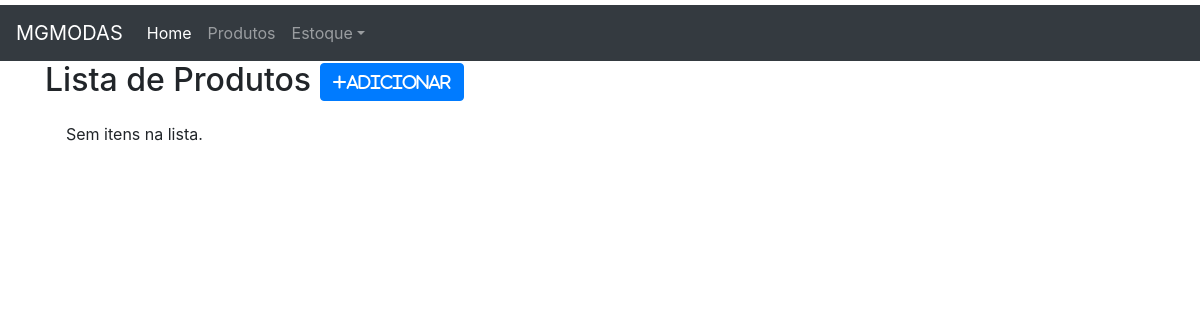
Before: /produto/ with the older database file.
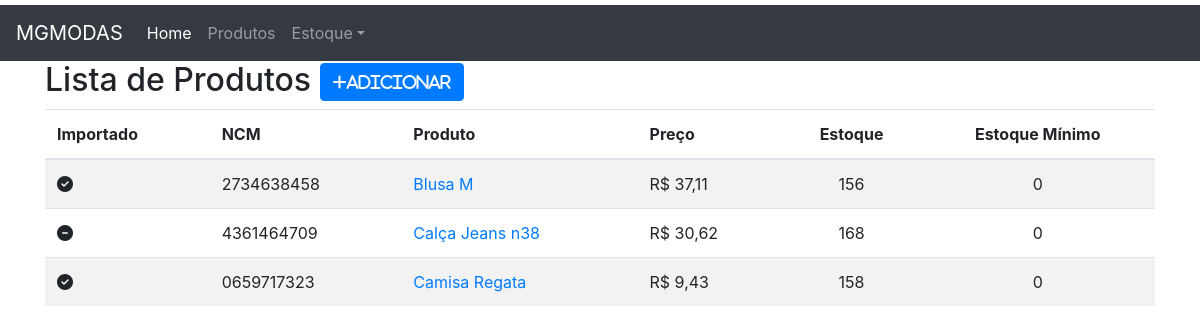
After: the same page with the newer database file.
### produto/models.py (models this page shows, shortened)
class Produto(models.Model):
    importado = models.BooleanField(default=False)
    ncm= models.CharField('NCM',max_length=10)
    produto = models.CharField('Produto',max_length=100, unique=True)
    preco= models.DecimalField('preço',decimal_places=2,max_digits=10)
    estoque= models.IntegerField('estoque atual',)
    estoque_minimo= models.PositiveIntegerField('estoque minimo',default=0)
    class Meta:
        ordering = ('produto',)
    def get_absolute_url(self):
        return reverse_lazy('produto:produto_detail', kwargs={'pk': self.pk})

### produto/views.py (the view)
# urls.py: path('', v.produto_list, name='produto_list'),
def produto_list(request):
    template_name='produto_list.html'
    objects = Produto.objects.all()
    context = {'object_list':objects }
    return render(request, template_name, context)

### produto/templates/produto_list.html
{% extends "base.html"%}
{% block content %}
    <div class="page-header">
        <h2> Lista de Produtos
            <span class=" pull-right">
                <a href="{% url 'produto:produto_add' %}">
                    <button type="button" class="btn btn-primary">
                        <span class="fa fa-plus">Adicionar</span>
                    </button>
                </a>
            </span>
        </h2>
        {% if object_list %}
            <table class="table table-striped">
                <thead>
                    <tr>
                        <th>Importado</th>
                        <th>NCM</th>
                        <th>Produto</th>
                        <th>Preço</th>
                        <th class="text-center">Estoque</th>
                        <th class="text-center">Estoque Mínimo</th>
                    </tr>
                </thead>
                <tbody>
                    {% for object in object_list %}
                            <tr>
                                <td>
                                    {% if object.importado %}
                                        <i class=" fa fa-check-circle ok"></i>
                                    {% else %}
                                        <i class=" fa fa-minus-circle no"></i>
                                    {% endif %}
                                </td>
                                <td>{{object.ncm}}</td>
                                <td>
                                    <a href="{{object.get_absolute_url }}">{{ object.produto }}</a>
                                </td>
                                <td>R$ <span class=" pull right">{{object.preco}}</span></td>
                                <td class="text-center">{{object.estoque}}</td>
                                <td class="text-center">{{object.estoque_minimo}}</td>
                            </tr>
                        {% endfor %}
                    </tbody>
            </table>
        {% else %}
            <p class="alert alert warning"> Sem itens na lista.</p>
        {% endif%}
    </div>
{% endblock content %}

### core/templates/base.html (shortened to what this page needs)
<!doctype html>
<html lang="en">
<head>
    <link rel="stylesheet" href="https://cdn.jsdelivr.net/npm/bootstrap@4.6.2/dist/css/bootstrap.min.css">
    <link rel="stylesheet" href="https://stackpath.bootstrapcdn.com/font-awesome/4.7.0/css/font-awesome.min.css">
  </head>
  <body>
      {% include "includes/nav.html" %}
    <div class="container">
        {% block content %}{% endblock content %}
    </div>
  </body>
</html>

### core/templates/includes/nav.html (shortened to what this page needs)
<nav class="navbar navbar-expand-md navbar-dark bg-dark fixed top">
  <a class="navbar-brand" href="#">MGMODAS</a>
  <div class="collapse navbar-collapse" id="navbarsExampleDefault">
    <ul class="navbar-nav mr-auto">
      <li class="nav-item active">
        <a class="nav-link" href="{% url 'core:index' %}">Home <span class="sr-only">(current)</span></a>
      </li>
      <li class="nav-item">
        <a class="nav-link" href="{% url 'produto:produto_list' %}">Produtos</a>
      </li>
      <li class="nav-item dropdown">
        <a class="nav-link dropdown-toggle" href="#" id="dropdown01" data-toggle="dropdown" aria-haspopup="true" aria-expanded="false">Estoque</a>
      </li>
    </ul>
  </div>
</nav>

### core/templates/base.html (style rules this page uses)
body { margin-top: 5px; }

Changed rows visible on the page:
added Produto: importado True (drawn), ncm "2734638458", produto "Blusa M", preco "37,11", estoque "156", estoque_minimo "0"
added Produto: importado False (drawn), ncm "4361464709", produto "Calça Jeans n38", preco "30,62", estoque "168", estoque_minimo "0"
added Produto: importado True (drawn), ncm "0659717323", produto "Camisa Regata", preco "9,43", estoque "158", estoque_minimo "0"
Other visible differences:
text no longer shown: "Sem itens na lista."
text now shown: "Importado NCM Produto Preço Estoque Estoque Mínimo"
